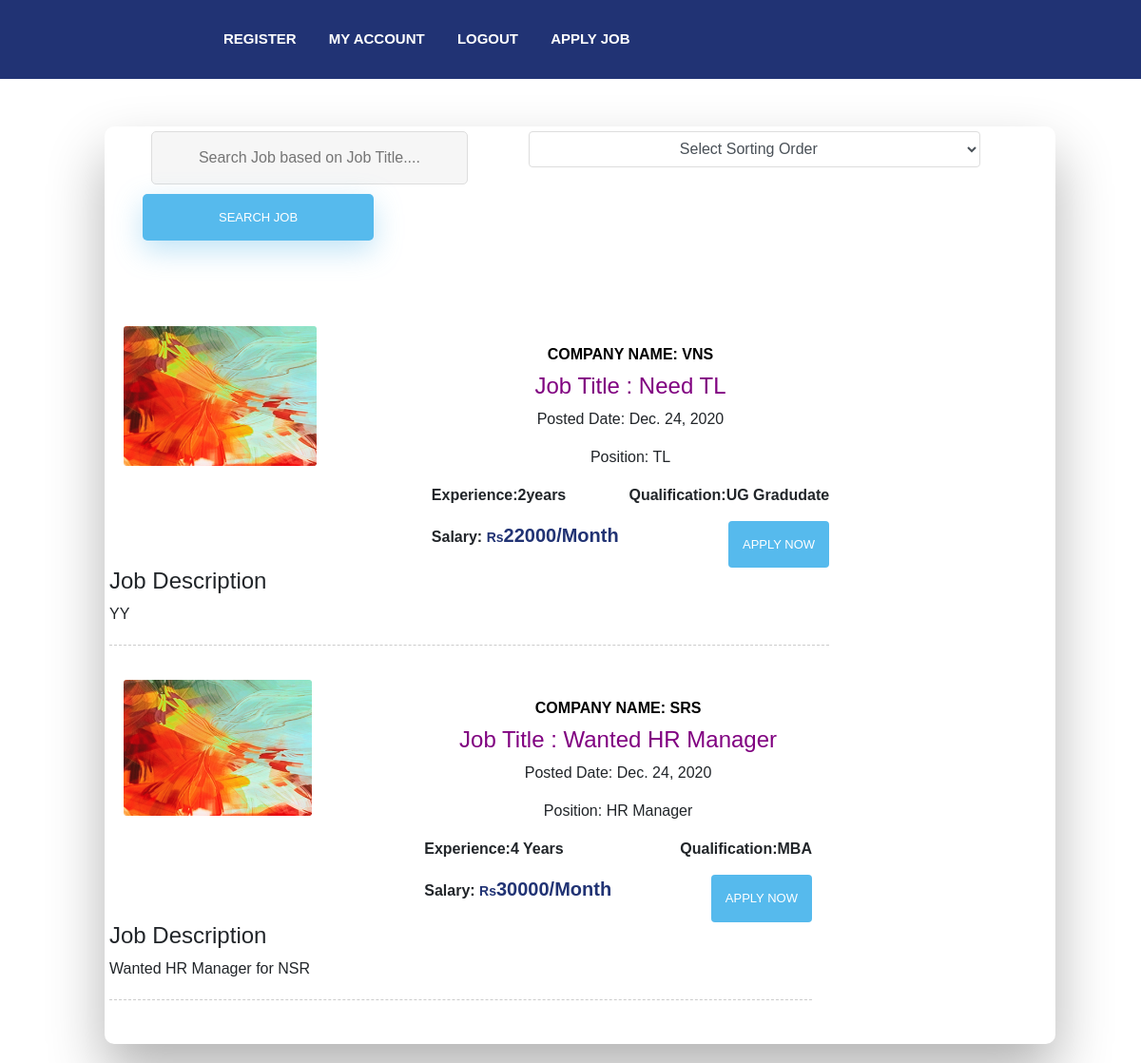
Page /job_details/ (signed in) on the committed database.
### app/models.py (models this page shows, shortened)
class Job_Detail(models.Model):
	user_id = models.ForeignKey(Admin_Detail, on_delete=models.CASCADE)
	company_name = models.CharField('Company Name',max_length=100)
	job_title = models.CharField('Job Title',max_length=300)
	description = models.CharField('Job Description',max_length=300)
	position = models.CharField('Position',max_length=300)
	experience = models.CharField('Experience',max_length=300)
	qualification = models.CharField('Qualification',max_length=100)
	salary = models.CharField('Salary',max_length=300)
	status = models.CharField('Job Status',max_length=30,null=True,choices=OPT)
	date = models.DateField(default=timezone.now())

class Admin_Detail(models.Model):
	name = models.CharField(max_length=30)
	email = models.EmailField(max_length=30)
	phone_number = models.CharField(max_length=30)
	username = models.CharField(max_length=200,unique=True)
	password = models.CharField(max_length=200)
	image = models.FileField('Logo Image',upload_to='documents/',null=True)

### app/views.py (the view, shortened to what this page needs)
# urls.py: path('job_details/', views.job_details,name="job_details"),
def job_details(request):
	list_value = []
	def bubble_sort(list_value):
		has_swapped = True
		while(has_swapped):
			has_swapped = False
			for i in range(len(list_value) - 1):
				if list_value[i] > list_value[i+1]:
					list_value[i], list_value[i+1] = list_value[i+1], list_value[i]
					has_swapped = True
		return list_value
	answer_bubble = bubble_sort(list_value)
	insertion_lsit = []
	def insertion_sort(insertion_lsit):
		return insertion_lsit
	answer_insertion = insertion_sort(insertion_lsit)
	def run_sorting_algorithm(algorithm, list_num):
	    setup_code = f"from __main__ import {algorithm}" \
	        if algorithm != "sorted" else ""
	    stmt = f"{algorithm}({list_num})"
	    times = repeat(setup=setup_code, stmt=stmt, repeat=3, number=10)
	    print(f"Algorithm used: {algorithm}. Minimum execution time: {min(times)}")
	ARRAY_LENGTH = len(list_value)
	if __name__ == "__main__":
		array = [randint(0, 1000) for i in range(ARRAY_LENGTH)]
		run_sorting_algorithm(algorithm="bubble_sort", array=list_num)
	array_len = len(insertion_lsit)
	if __name__ == "__main__":
		array = [randint(0, 1000) for i in range(ARRAY_LENGTH)]
		run_sorting_algorithm(algorithm="insertion_sort", array=array_len)
	search_time_bubble = time_job_search(request)
	search_time_ins = time_job_insertion_search(request)
	if request.session.has_key('user'):
		user_id = request.session['user_id']
		detail = Job_Detail.objects.filter(status='Open')
		return render(request,'job_details.html',{'detail':detail})
	else:
		return render(request,'login.html',{})

### app/ss.py (called while the page is built)
def time_job_search(request):
	list_time_array = [0.24240000001218,0.1109458240003400007,0.919585716900]
	random_num = random.choice(list_time_array)
	return random_num

def time_job_insertion_search(request):
	list_time_array = [0.00010749400000009679,0.0001420649999999135,0.00013450299999995252]
	random_num = random.choice(list_time_array)
	return random_num

### app/templates/job_details.html (shortened to what this page needs)
{% load static %}
<html style="background: transparent !important;">
<head>
</head>
<body style="overflow-x: hidden;margin:0;padding: 0;">
  <div class="bg">
   <div class="container" >
    {% include 'menu.html' %}
    </div>
  </div>
<div class="wrapper fadeInDown" style="margin:30px 0;padding: 0;">
  <div id="formContent" style="max-width:1000px !important;padding-bottom: 30px;padding-left: 20px;">
    <form method="post" style="margin-bottom: 30px;">{% csrf_token %}
      <div class="row">
      <div class="col-md-5">
            <input type="text" name="search" placeholder="Search Job based on Job Title...." style="border: 1px solid #DDD;" required="required">
      </div>
      <div class="col-md-6">
            <select name="order_job" class="form-control" required="required" style="border: 1px solid #DDD;">
                <option value="">Select Sorting Order</option>
            </select>
        </div>
      <div class="col-md-3">
        <input type="submit" class="btn btn-info" value="Search Job">
      </div>
    </div>
    </form>
    <div class="row">
        {% for i in detail %}
        <div class="box">
          <div class="col-md-4" style="margin-top: 20px;">
              <img src="/media/{{i.user_id.image}}" class="img-responsive">
          </div>
          <div class="col-md-7">
              <h2>Company Name: {{i.company_name}}</h2>
              <h4 style="color: purple;">Job Title  : {{i.job_title}} </h4>
              <p>Posted Date: {{i.date}}</p>
              <p>Position: {{i.position}}</p>
                <div class="pull-left">Experience:{{i.experience}}</div>
              <div class="pull-right"><b>Qualification:{{i.qualification}} </b></div>
              <div style="clear: both;padding-bottom:15px;"></div>
              <div class="pull-left">Salary: <span style="color: #213374;font-size:20px;font-weight:bold;"><span style="font-size: 14px;">Rs</span>{{i.salary}}</span></div>
              <div class="pull-right"><a href="{% url 'apply' pk=i.id %}" class="btn"  >APPLY NOW</a></div>
          </div>
          <h4 style="text-align: left;">Job Description</h4>
          <p style="text-align: left;padding-bottom: 20px;border-bottom: 1px dashed #CCC;margin-right: 20px;" class="para">{{i.description}}</p>
        </div>
        {% empty %}
        <h3 style="text-align: center;"> No Jobs </h3>
        {% endfor %}
    </div>
  </div>
</div>
</body>
</html>

### app/templates/menu.html (shortened to what this page needs)
{% load static %}
<link rel="stylesheet" href="{% static 'css/bootstrap.css' %}">
<div class="menu">
     <a href="{% url 'register' %}"> Register</a>
     {% if request.session.user %}
         <a href="{% url 'dashboard' %}">My Account</a>
         <a href="{% url 'logout' %}">Logout</a>
      {% elif request.session.admin %}
         <a href="{% url 'admin_dashboard' %}">My Account</a>
         <a href="{% url 'admin_logout' %}">Logout</a>
      {% else %}
        <a href="{% url 'user_login' %}">User Login</a>
        <a href="{% url 'admin_login' %}">Admin Login</a>
     {% endif %}
    <a href="{% url 'job_details' %}">Apply Job</a>
  </div>

### app/templates/job_details.html (style rules this page uses)
.para:last-child { border-bottom: none; }
.col-md-4 { float: left; width: 30% !important; }
.img-responsive { width: 100% !important; }
.col-md-7 { float: right; width: 65% !important; padding-right: 20px; }
.col-md-7 h2 { text-align: left; color: #000; }
.pull-left { float: left; font-weight: bold; }
.pull-right { float: right; }
a.btn { background-color: #56baed; border: none; color: white; padding: 15px; text-align: center; text-decoration: none; display: inline-block; text-transform: uppercase; font-size: 13px; }

### app/templates/menu.html (style rules this page uses)
html { background-color: #56baed; }
.container { width:800px; margin:0 auto; padding-top: 20px; }
body { font-family: "Poppins", sans-serif; height: 100; }
a { color: #92badd; display:inline-block; text-decoration: none; font-weight: 400; }
h2 { text-align: center; font-size: 16px; font-weight: 600; text-transform: uppercase; display:inline-block; margin: 40px 8px 10px 8px; color: #cccccc; }
.wrapper { display: flex; align-items: center; flex-direction: column; justify-content: center; width: 100%; min-height: 100%; padding: 20px; }
#formContent { -webkit-border-radius: 10px 10px 10px 10px; border-radius: 10px 10px 10px 10px; background: #fff; padding: 30px; width: 90%; max-width: 450px; position: relative; padding: 0px; -webkit-box-shadow: 0 30px 60px 0 rgba(0,0,0,0.3); box-shadow: 0 30px 60px 0 rgba(0,0,0,0.3); text-align: center; }
input[type=button], input[type=submit], input[type=reset] { background-color: #56baed; border: none; color: white; padding: 15px 80px; text-align: center; text-decoration: none; display: inline-block; text-transform: uppercase; font-size: 13px; -webkit-box-shadow: 0 10px 30px 0 rgba(95,186,233,0.4); box-shadow: 0 10px 30px 0 rgba(95,186,233,0.4); -webkit-border-radius: 5px 5px 5px 5px; border-radius: 5px 5px 5px 5px; margin: 5px 20px 40px 20px; -webkit-transition: all 0.3s ease-in-out; -moz-transition: all 0.3s ease-in-out; -ms-transition: all 0.3s ease-in-out; -o-transition: all 0.3s ease-in-out; transition: all 0.3s ease-in-out; }
input[type=text], textarea, input[type=file],select,input[type=date] { background-color: #f6f6f6; border: none; color: #0d0d0d; padding: 15px 32px; text-align: center; text-decoration: none; display: inline-block; font-size: 16px; margin: 5px; width: 85%; border: 2px solid #f6f6f6; -webkit-transition: all 0.5s ease-in-out; -moz-transition: all 0.5s ease-in-out; -ms-transition: all 0.5s ease-in-out; -o-transition: all 0.5s ease-in-out; transition: all 0.5s ease-in-out; -webkit-border-radius: 5px 5px 5px 5px; border-radius: 5px 5px 5px 5px; }
input[type=text]:placeholder { color: #cccccc; }
.fadeInDown { -webkit-animation-name: fadeInDown; animation-name: fadeInDown; -webkit-animation-duration: 1s; animation-duration: 1s; -webkit-animation-fill-mode: both; animation-fill-mode: both; }
.menu a { color: #FFF; margin-left: 10px; padding: 10px; border-radius: 10px; font-weight: bold; }
.bg { background:#213374 !important; padding-bottom: 20px; font-size: 15px; text-transform: uppercase; }
body { margin:0; padding: 0; }
.wrapper { padding:20 0 20px 20px !important; }

### rows in the picture
Job_Detail: user_id.image (picture), company_name "VNS", job_title "Need TL", date "Dec. 24, 2020", position "TL", experience "2years", qualification "UG Gradudate", salary "22000/Month", description "YY"
Job_Detail: user_id.image (picture), company_name "SRS", job_title "Wanted HR Manager", date "Dec. 24, 2020", position "HR Manager", experience "4 Years", qualification "MBA", salary "30000/Month", description "Wanted HR Manager for NSR"
